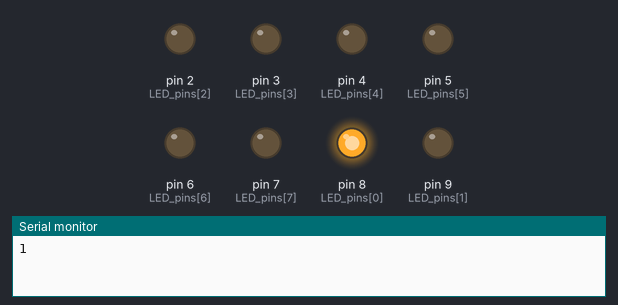
Bench run of a program on a simulated Arduino Uno, built with avr-gcc and run on an emulated ATmega328P. Shown: output pins drawn as LEDs (lit = HIGH), the last lines printed to the serial monitor.

Above: at 0.15 s.
At 0.45 s:
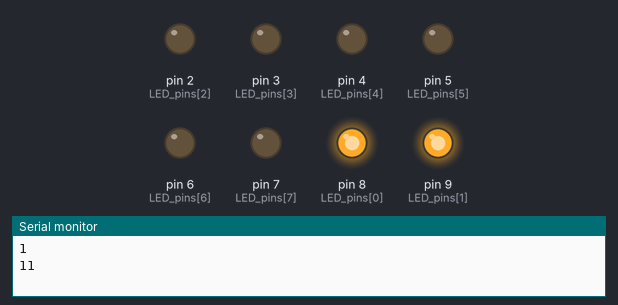
At 0.75 s:
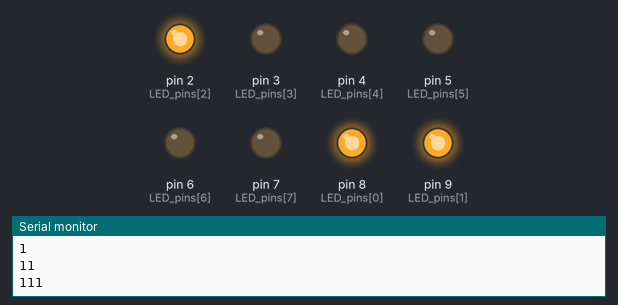
At 1.05 s:
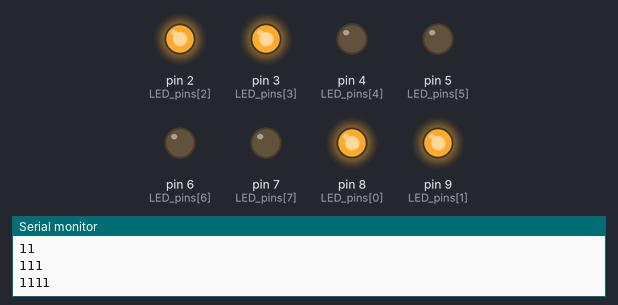
At 1.65 s:
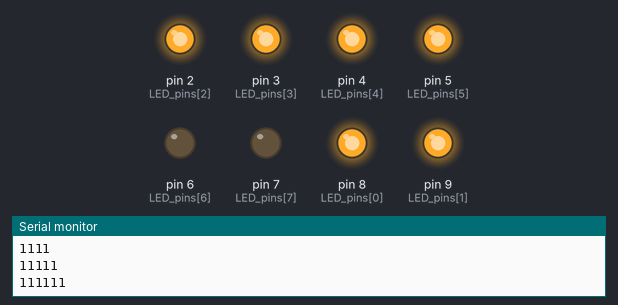
At 2.25 s:
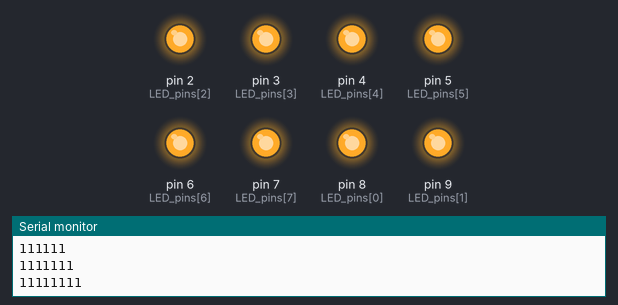
Timing chart, 0 to 3.0 s (numbered marks = the images above):
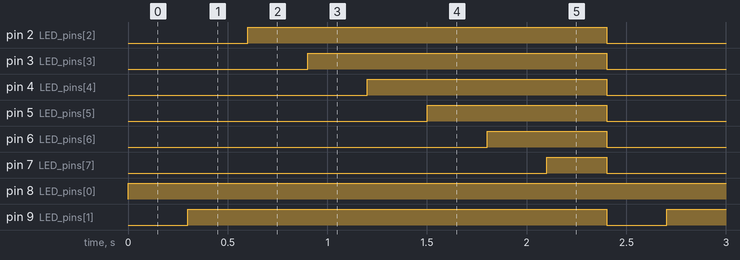

Measured:
- by itself, pin 2 (LED_pins[2]): alternates HIGH for 1.8 s and LOW for 0.60 s
- by itself, pin 3 (LED_pins[3]): alternates HIGH for 1.5 s and LOW for 0.90 s
- by itself, pin 4 (LED_pins[4]): alternates HIGH for 1.2 s and LOW for 1.2 s
- by itself, pin 5 (LED_pins[5]): alternates HIGH for 0.90 s and LOW for 1.5 s
- by itself, pin 6 (LED_pins[6]): alternates HIGH for 0.60 s and LOW for 1.8 s
- by itself, pin 7 (LED_pins[7]): alternates HIGH for 0.30 s and LOW for 2.1 s
- by itself, pin 8 (LED_pins[0]): LOW → HIGH at 0.00 s
- by itself, pin 9 (LED_pins[1]): alternates HIGH for 2.1 s and LOW for 0.30 s

The program:

main.cpp
```cpp
/*=======================================================*/
// Bit_Mask : 바이트 하나의 비트를 꺼내 LED 8개로 내보낸다
//
// 교재 3장 실습 3-2. 세트·클리어·토글·검사 네 가지 비트 관용구를
// 눈으로 확인하는 것이 목적이다. 가변저항과 ADC 는 쓰지 않는다(7장).
//
// 연결 (LED 는 저항 220옴을 거쳐 GND 로, 즉 HIGH 에서 켜진다)
//   LED0, LED1 : 8, 9번 핀   (PB0, PB1)
//   LED2~LED7  : 2~7번 핀    (PD2~PD7)
//   30_LED_bar 와 같은 배선이므로 브레드보드를 그대로 쓸 수 있다.
//   0·1번 핀은 시리얼(UART)에 쓰이므로 비운다.
//
// 16장에서는 같은 일을 포트 두 개에 나누어 쓴다. 건드리지 않을 비트를
// 지우고(~마스크 AND) 새 값을 얹는(OR) 3.4절의 조합이 그대로 나온다.
//   PORTB = (PORTB & ~0x03) | (value & 0x03);
//   PORTD = (PORTD & ~0xFC) | (value & 0xFC);
//
// 선행 학습 : 22_Button_Serial      다음 단계 : 02_Segment_Display
/*=======================================================*/
#include <Arduino.h>

// 비트 i 가 나가는 핀. 비트 0·1 은 포트 B, 비트 2~7 은 포트 D 다.
const uint8_t LED_pins[8] = {8, 9, 2, 3, 4, 5, 6, 7};

const uint8_t patterns[] = {
  0b00000001, 0b00000011, 0b00000111, 0b00001111,
  0b00011111, 0b00111111, 0b01111111, 0b11111111,
};

// value 의 비트 0~7 을 LED_pins 의 순서대로 내보낸다
void writeByte(uint8_t value) {
  for (uint8_t i = 0; i < 8; i++) {
    if (value & (1 << i)) {
      digitalWrite(LED_pins[i], HIGH);
    } else {
      digitalWrite(LED_pins[i], LOW);
    }
  }
}

void setup() {
  for (uint8_t i = 0; i < 8; i++) {
    pinMode(LED_pins[i], OUTPUT);
  }
  Serial.begin(9600);
}

void loop() {
  for (uint8_t n = 0; n < 8; n++) {
    writeByte(patterns[n]);
    Serial.println(patterns[n], BIN);
    delay(300);
  }
}
```
